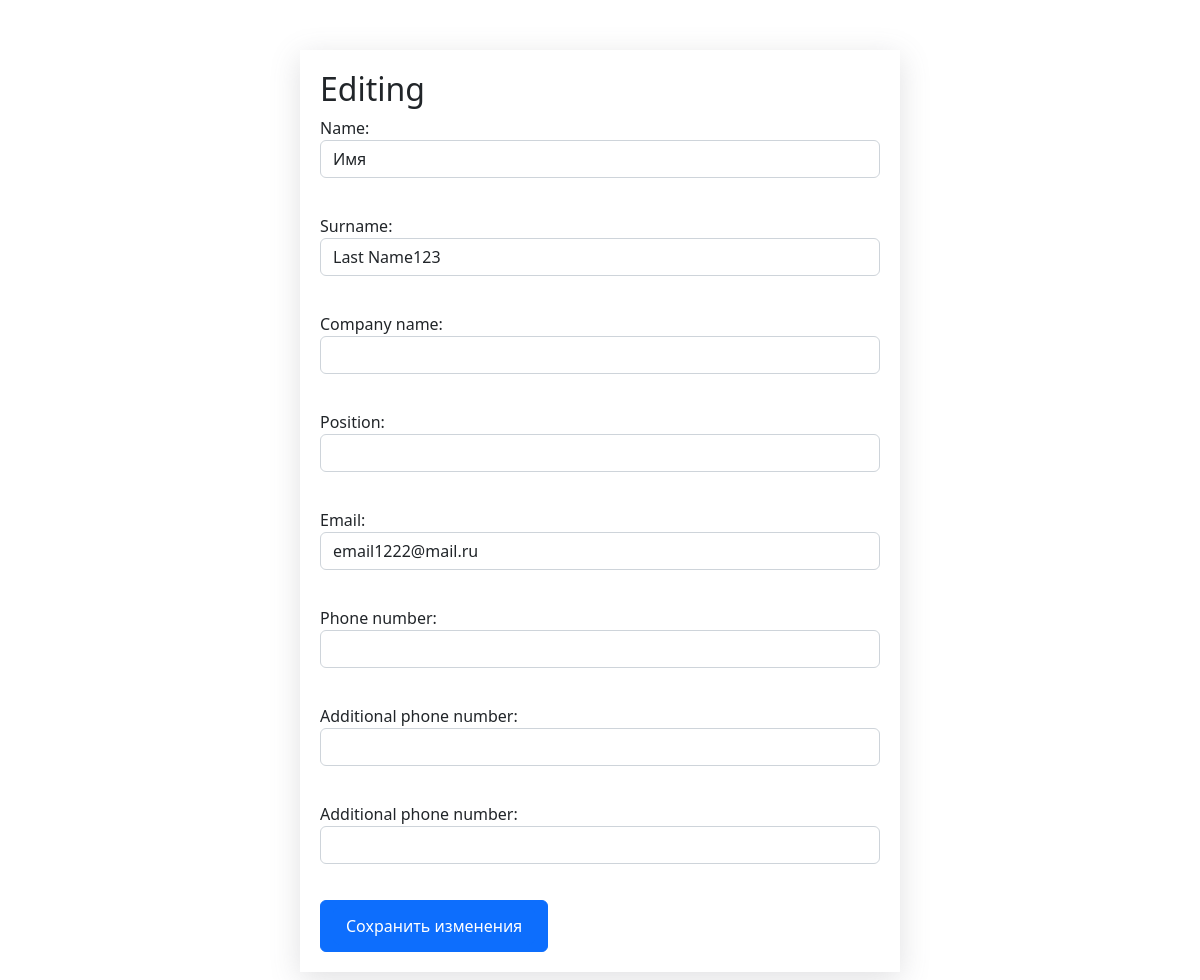
The app's page /edit_account.php (signed in) with its own data.
### tables this page shows
CREATE TABLE `users` (
  `id` int(11) NOT NULL,
  `first_name` varchar(128) NOT NULL,
  `last_name` varchar(255) NOT NULL,
  `company_name` varchar(255) DEFAULT NULL,
  `position` varchar(255) DEFAULT NULL,
  `email` varchar(255) NOT NULL,
  `password` varchar(255) NOT NULL,
  `mobile_1` varchar(20) DEFAULT NULL,
  `mobile_2` varchar(20) DEFAULT NULL,
  `mobile_3` varchar(20) DEFAULT NULL
);

### edit_account.php (the view, shortened to what this page needs)
<?php
require_once 'database.php';
$userId = $_SESSION['user_id'];
if (isset($_GET['email'])) {
    $email = $_GET['email'];
    $sql = "SELECT * FROM users WHERE email = '{$email}'";
    $result = mysqli_query($conn, $sql);
    $userData = mysqli_fetch_assoc($result);
} else {
    $sql = "SELECT * FROM users WHERE id = $userId";
    $result = mysqli_query($conn, $sql);
    $userData = mysqli_fetch_assoc($result);
}
?>
<!DOCTYPE html>
<html>
<head>
    <link rel="stylesheet" href="https://cdn.jsdelivr.net/npm/bootstrap@5.2.3/dist/css/bootstrap.min.css">
    <link rel="stylesheet" href="style.css">
</head>
<body>
    <div class="container">
        <h2>Editing</h2>
        <form action="edit_account.php" method="POST">
            <div class="form-group">
                <label for="first_name">Name:</label>
                <input class="form-control" type="text" name="first_name" value="<?php echo $userData['first_name']; ?>"><br>
            </div>
            <div class="form-group">
                <label for="last_name">Surname:</label>
                <input class="form-control" type="text" name="last_name" value="<?php echo $userData['last_name']; ?>"><br>
            </div>
            <div class="form-group">
                <label for="company_name">Company name:</label>
                <input class="form-control" type="text" name="company_name" value="<?php echo $userData['company_name']; ?>"><br>
            </div>
            <div class="form-group">
                <label for="position">Position:</label>
                <input class="form-control" type="text" name="position" value="<?php echo $userData['position']; ?>"><br>
            </div>
            <div class="form-group">
                <label for="email">Email:</label>
                <input class="form-control" type="email" name="email" value="<?php echo $userData['email']; ?>"><br>
            </div>
            <div class="form-group">
                <label for="mobile_1">Phone number:</label>
                <input class="form-control" type="text" name="mobile_1" value="<?php echo $userData['mobile_1']; ?>"><br>
            </div>
            <div class="form-group">
                <label for="mobile_2">Additional phone number:</label>
                <input class="form-control" type="text" name="mobile_2" value="<?php echo $userData['mobile_2']; ?>"><br>
            </div>
            <div class="form-group">
                <label for="mobile_3">Additional phone number:</label>
                <input class="form-control" type="text" name="mobile_3" value="<?php echo $userData['mobile_3']; ?>"><br>
            </div>
            <div class="btn btn-primary">
                <input type="submit" class="btn btn-primary" name="confirm" value="Сохранить изменения">
            </div>
        </form>
    </div>
</body>
</html>

### style.css (style rules this page uses)
body { padding: 50px; }
.container { max-width: 600px; margin: 0 auto; padding: 20px; box-shadow: rgba(100, 100, 111, 0.2) 0px 7px 29px 0px; }
.form-group { margin-bottom: 10px; }
.form-control { margin-bottom: 2px; }

### records on screen
users: first_name "Имя", last_name "Last Name123", email "email1222@mail.ru"
